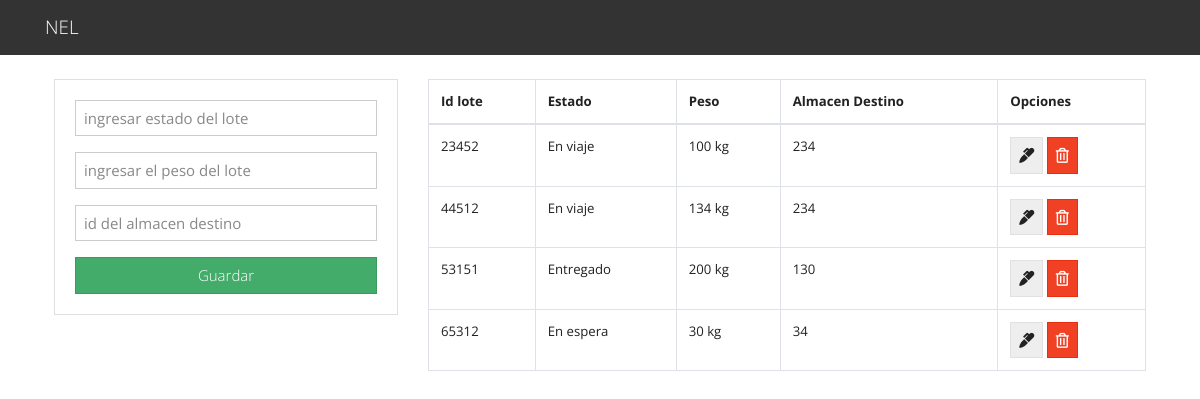
Page /view/home/gestionLotes.php on the committed database.
### tables this page shows
CREATE TABLE `lote` (
  `id_lote` int(10) NOT NULL,
  `estado` varchar(20) NOT NULL,
  `peso` varchar(20) NOT NULL,
  `almacen_destino` int(10) DEFAULT NULL
);

### view/home/gestionLotes.php (the view, shortened to what this page needs)
<?php include("config\usersDB.php"); ?>
<?php include('includes\header.php'); ?>
<main class="container p-4">
  <div class="row">
    <div class="col-md-4">
      <div class="card card-body">
        <form action="save_lotes.php" method="POST">
          <div class="form-group">
            <input type="text" name="estado" class="form-control" placeholder="ingresar estado del lote" autofocus required>
          </div>
          <div class="form-group">
            <input type="text" name="peso" class="form-control" placeholder="ingresar el peso del lote" autofocus required>
          </div>
          <div class="form-group">
            <input type="text" name="almacen_destino" class="form-control" placeholder="id del almacen destino" autofocus required>
          </div>
          <input type="submit" name="save_lotes" class="btn btn-success btn-block" value="Guardar">
        </form>
      </div>
    </div>
    <div class="col-md-8">
      <table class="table table-bordered">
        <thead>
          <tr>
            <th>Id lote</th>
            <th>Estado</th>
            <th>Peso</th>
            <th>Almacen Destino</th>
            <th>Opciones</th>
          </tr>
        </thead>
        <tbody>
          <?php
          $query = "SELECT * FROM lote";
          $result_tasks = mysqli_query($conn, $query);
          while($row = mysqli_fetch_assoc($result_tasks)) { ?>
          <tr>
            <td><?php echo $row['id_lote']; ?></td>
            <td><?php echo $row['estado']; ?></td>
            <td><?php echo $row['peso']; ?></td>
            <td><?php echo $row['almacen_destino']; ?></td>
            <td>
              <a href="edit_lotes.php?id_lote=<?php echo $row['id_lote']?>" class="btn btn-secondary">
                <i class="fas fa-marker"></i>
              </a>
              <a href="delete_lotes.php?id_lote=<?php echo $row['id_lote']?>" class="btn btn-danger">
                <i class="far fa-trash-alt"></i>
              </a>
            </td>
          </tr>
          <?php } ?>
        </tbody>
      </table>
    </div>
  </div>
</main>

### rows in the picture
lote: id_lote "23452", estado "En viaje", peso "100 kg", almacen_destino "234"
lote: id_lote "44512", estado "En viaje", peso "134 kg", almacen_destino "234"
lote: id_lote "53151", estado "Entregado", peso "200 kg", almacen_destino "130"
lote: id_lote "65312", estado "En espera", peso "30 kg", almacen_destino "34"
